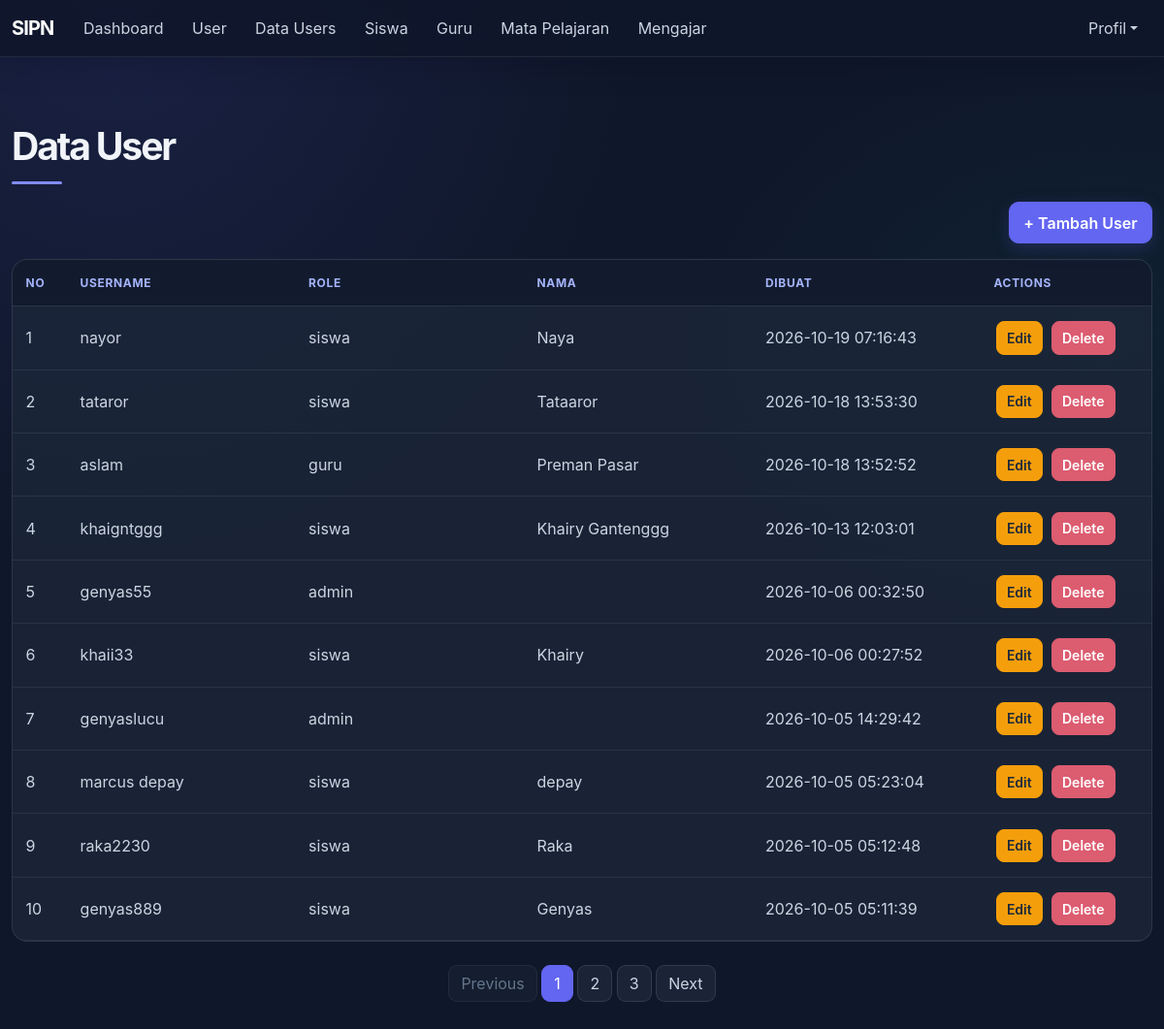
/user/index.php (signed in), run on the app's committed database.
### tables this page shows
CREATE TABLE `users` (
  `id` int NOT NULL,
  `username` varchar(50) NOT NULL,
  `password` varchar(255) NOT NULL,
  `role` enum('admin','guru','siswa') NOT NULL,
  `created_at` timestamp NOT NULL DEFAULT CURRENT_TIMESTAMP
);

### koneksi.php (called while the page is built, shortened)
<?php
function h($data) {
    return htmlspecialchars($data ?? '');
}
?>

### user/index.php (the view, shortened to what this page needs)
<?php
require_once '../koneksi.php';
require_once '../navbar.php';
$batas = 10;
$halaman = isset($_GET['halaman']) ? (int)$_GET['halaman'] : 1;
$halaman_awal = ($halaman > 1) ? ($halaman * $batas) - $batas : 0;
$data_jumlah = mysqli_query($koneksi, "SELECT * FROM users");
$jumlah_data = mysqli_num_rows($data_jumlah);
$total_halaman = ceil($jumlah_data / $batas);
$sql = "SELECT users.*, COALESCE(siswa.nama_siswa, guru.nama_guru) AS nama
        FROM users
        LEFT JOIN siswa ON users.id = siswa.user_id
        LEFT JOIN guru ON users.id = guru.user_id
        ORDER BY users.id DESC
        LIMIT $halaman_awal, $batas";
$hasil = mysqli_query($koneksi, $sql);
?>
<div class="container mt-4 mb-5">
    <h1 class="fw-normal display-5">Data User</h1>
    <hr class="border border-dark border-2 opacity-100">
    <div class="d-flex justify-content-end mb-3">
        <a href="tambah.php" class="btn btn-primary">+ Tambah User</a>
    </div>
    <div class="app-table-wrap">
    <table class="table table-hover align-middle app-data-table">
        <thead>
            <tr>
                <th>No</th>
                <th>Username</th>
                <th>Role</th>
                <th>Nama</th>
                <th>Dibuat</th>
                <th style="width: 15%;">Actions</th>
            </tr>
        </thead>
        <tbody>
            <?php
            $no = $halaman_awal + 1;
            if (mysqli_num_rows($hasil) > 0) {
                while ($row = mysqli_fetch_assoc($hasil)) {
            ?>
                    <tr>
                        <td><?= $no++ ?></td>
                        <td><?= h($row['username']) ?></td>
                        <td><?= $row['role'] ?></td>
                        <td><?= h($row['nama']) ?></td>
                        <td><?= $row['created_at'] ?? '-' ?></td>
                        <td>
                            <a href="edit.php?id=<?= $row['id'] ?>" class="btn btn-warning btn-sm">Edit</a>
                            <a href="hapus.php?id=<?= $row['id'] ?>" class="btn btn-danger btn-sm"
                               onclick="return confirm('Yakin ingin menghapus user ini?')">Delete</a>
                        </td>
                    </tr>
                <?php
                }
            } else {
                ?>
                <tr>
                    <td colspan="6" class="text-center">Belum ada data user.</td>
                </tr>
            <?php } ?>
        </tbody>
    </table>
    </div>
    <?php if ($total_halaman > 1) { ?>
    <nav class="mt-4">
        <ul class="pagination justify-content-center">
            <li class="page-item <?= ($halaman <= 1) ? 'disabled' : ''; ?>">
                <a class="page-link" href="?halaman=<?= $halaman - 1; ?>">Previous</a>
            </li>
            <?php for ($x = 1; $x <= $total_halaman; $x++) { ?>
                <li class="page-item <?= ($halaman == $x) ? 'active' : ''; ?>">
                    <a class="page-link" href="?halaman=<?= $x; ?>"><?= $x; ?></a>
                </li>
            <?php } ?>
            <li class="page-item <?= ($halaman >= $total_halaman) ? 'disabled' : ''; ?>">
                <a class="page-link" href="?halaman=<?= $halaman + 1; ?>">Next</a>
            </li>
        </ul>
    </nav>
    <?php } ?>
</div>
<?php require_once '../footer.php'; ?>

### assets/app.css (style rules this page uses)
:root { --dashboard-bg: #0f172a; --dashboard-surface: rgba(30, 41, 59, .76); --dashboard-border: rgba(255, 255, 255, .09); --dashboard-text: #f1f5f9; --dashboard-muted: #94a3b8; --dashboard-indigo: #818cf8; --dashboard-green: #10b981; }
.app-shell .container.mt-4 > .d-flex.justify-content-end.mb-3 { margin-top: -.65rem; margin-bottom: 1rem !important; }
.app-shell:not(.dashboard-page) { min-height: 100vh; color: #e2e8f0; background: radial-gradient(ellipse at 10% 0%, rgba(99, 102, 241, .13), transparent 34rem), radial-gradient(ellipse at 95% 30%, rgba(16, 185, 129, .06), transparent 30rem), #0f172a !important; font-family: Inter, "Segoe UI", sans-serif; -webkit-font-smoothing: antialiased; }
.app-shell h1, .app-shell h2, .app-shell h3, .app-shell h4, .app-shell h5, .app-shell h6 { color: #f1f5f9; font-family: Inter, "Segoe UI", sans-serif; font-weight: 650; letter-spacing: -.035em; }
.app-shell .container { max-width: 1240px; }
.app-shell .container.mt-4 { padding-top: clamp(1.5rem, 4vw, 2.75rem) !important; padding-bottom: 3rem; }
.app-shell .display-5 { font-size: clamp(1.85rem, 4vw, 2.45rem); font-weight: 700 !important; letter-spacing: -.055em; }
.app-shell hr.border-dark { width: 52px; height: 3px; margin: .85rem 0 1.75rem; border: 0 !important; border-radius: 99px; background: #818cf8; opacity: 1 !important; }
.app-shell .btn { min-height: 40px; padding: .55rem .9rem; border-radius: 10px; font-weight: 600; transition: transform 250ms ease, box-shadow 250ms ease, background-color 250ms ease; }
.app-shell .btn-primary { --bs-btn-bg: #6366f1; --bs-btn-border-color: #6366f1; --bs-btn-hover-bg: #4f46e5; --bs-btn-hover-border-color: #4f46e5; --bs-btn-active-bg: #4f46e5; --bs-btn-active-border-color: #4f46e5; --bs-btn-focus-shadow-rgb: 99, 102, 241; box-shadow: 0 5px 18px rgba(99, 102, 241, .22); }
.app-shell .btn-warning { --bs-btn-bg: #f59e0b; --bs-btn-border-color: #f59e0b; --bs-btn-color: #1e293b; --bs-btn-hover-bg: #d97706; --bs-btn-hover-border-color: #d97706; --bs-btn-hover-color: #fff; }
.app-shell .btn-danger { --bs-btn-bg: #dc5c70; --bs-btn-border-color: #dc5c70; --bs-btn-hover-bg: #be4358; --bs-btn-hover-border-color: #be4358; }
.app-shell .btn-sm { min-height: 32px; padding: .35rem .65rem; border-radius: 8px; }
.app-shell .table { width: 100%; margin-bottom: 0; color: #cbd5e1; vertical-align: middle; }
.app-shell .app-table-wrap { width: 100%; overflow-x: auto; border: 1px solid rgba(255, 255, 255, .09); border-radius: 16px; background: rgba(30, 41, 59, .72); scrollbar-color: #475569 rgba(15, 23, 42, .55); scrollbar-width: thin; }
.app-shell .app-data-table { min-width: 760px; table-layout: fixed; border: 0; background: transparent; }
.app-shell .app-data-table th:first-child, .app-shell .app-data-table td:first-child { width: 56px; }
.app-shell .app-data-table th:last-child, .app-shell .app-data-table td:last-child { width: 148px; }
.app-shell .app-data-table td { overflow-wrap: anywhere; }
.app-shell .app-data-table td[data-label="Actions"] { white-space: nowrap; }
.app-shell .app-data-table td[data-label="Actions"] .btn { margin: 2px; }
.app-shell .table > :not(caption) > * > * { color: #cbd5e1; border-bottom-color: rgba(148, 163, 184, .12); background-color: transparent; box-shadow: none; }
.app-shell .table thead th { padding: .9rem .85rem; color: #a5b4fc !important; border-bottom: 1px solid rgba(148, 163, 184, .18); background: rgba(15, 23, 42, .68); font-size: .75rem; font-weight: 700; letter-spacing: .055em; text-transform: uppercase; }
.app-shell .table tbody td { padding: .82rem .85rem; }
.app-shell .pagination { gap: .35rem; }
.app-shell .page-link { color: #cbd5e1; border-color: rgba(255, 255, 255, .1); border-radius: 9px !important; background: rgba(30, 41, 59, .8); }
.app-shell .page-item.active .page-link { color: #fff; border-color: #6366f1; background: #6366f1; }
.app-shell .page-item.disabled .page-link { color: #64748b; border-color: rgba(255, 255, 255, .06); background: rgba(30, 41, 59, .42); }

### data on the page
users: username "nayor", role "siswa", nama "Naya", created_at "2026-10-19 07:16:43"
users: username "tataror", role "siswa", nama "Tataaror", created_at "2026-10-18 13:53:30"
users: username "aslam", role "guru", nama "Preman Pasar", created_at "2026-10-18 13:52:52"
users: username "khaigntggg", role "siswa", nama "Khairy Gantenggg", created_at "2026-10-13 12:03:01"
users: username "genyas55", role "admin", created_at "2026-10-06 00:32:50"
users: username "khaii33", role "siswa", nama "Khairy", created_at "2026-10-06 00:27:52"
users: username "genyaslucu", role "admin", created_at "2026-10-05 14:29:42"
users: username "marcus depay", role "siswa", nama "depay", created_at "2026-10-05 05:23:04"
users: username "raka2230", role "siswa", nama "Raka", created_at "2026-10-05 05:12:48"
users: username "genyas889", role "siswa", nama "Genyas", created_at "2026-10-05 05:11:39"
